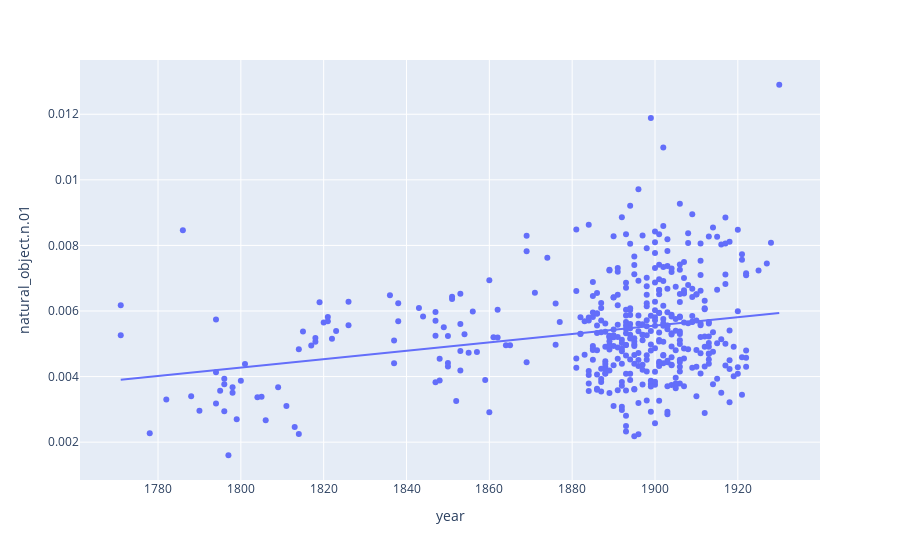

This figure's notebook cell:
### Code cell
px.scatter(df, x='year', y='natural_object.n.01', trendline='ols')

### Figure 1 — Plotly figure (JSON) as saved in the notebook; plotly's stock layout.template omitted (floating-point values rounded to 4 significant figures; data arrays with more than 128 entries replaced by an {"elided": "..."} marker saying what was removed)
{"data": [{"hovertemplate": "year=%{x}<br>natural_object.n.01=%{y}<extra></extra>", "legendgroup": "", "marker": {"color": "#636efa", "symbol": "circle"}, "mode": "markers", "name": "", "orientation": "v", "showlegend": false, "type": "scatter", "x": {"elided": "437 int values"}, "xaxis": "x", "y": {"elided": "437 float values"}, "yaxis": "y"}, {"hovertemplate": "<b>OLS trendline</b><br>natural_object.n.01 = 1.27919e-05 * year + -0.0187485<br>R<sup>2</sup>=0.067587<br><br>year=%{x}<br>natural_object.n.01=%{y} <b>(trend)</b><extra></extra>", "legendgroup": "", "marker": {"color": "#636efa", "symbol": "circle"}, "mode": "lines", "name": "", "showlegend": false, "type": "scatter", "x": {"elided": "437 int values"}, "xaxis": "x", "y": {"elided": "437 float values"}, "yaxis": "y"}], "layout": {"autosize": true, "legend": {"tracegroupgap": 0}, "margin": {"t": 60}, "xaxis": {"anchor": "y", "autorange": true, "domain": [0, 1], "range": [1761.0, 1940.0], "title": {"text": "year"}, "type": "linear"}, "yaxis": {"anchor": "x", "autorange": true, "domain": [0, 1], "range": [0.0007257, 0.01378], "title": {"text": "natural_object.n.01"}, "type": "linear"}}}
